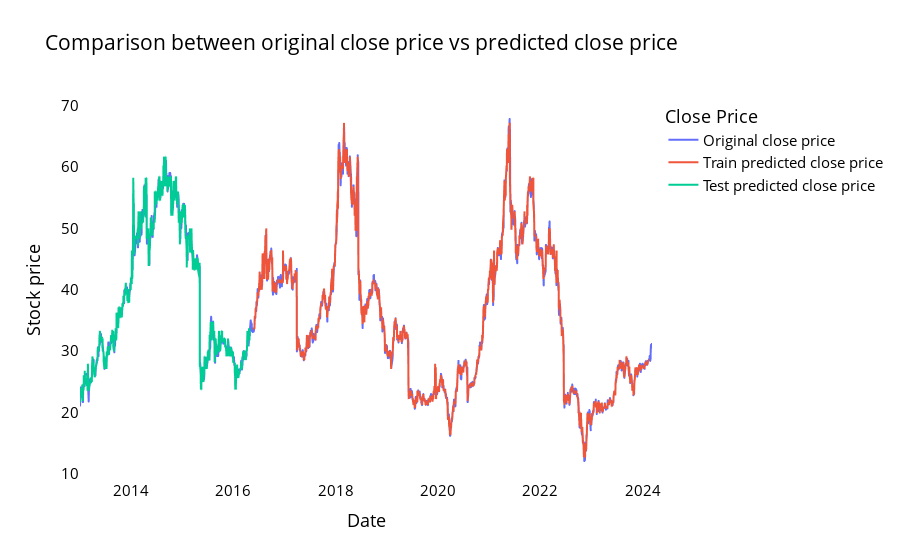

The notebook cell saved with this chart:
### Code cell
# Prediction
train_predict_hpg = final_regressor_hpg.predict(X_train_hpg)
test_predict_hpg = final_regressor_hpg.predict(X_test_hpg)

# Transform back to the original form
train_predict_hpg = scaler_hpg.inverse_transform(train_predict_hpg.reshape(-1, 1))
test_predict_hpg = scaler_hpg.inverse_transform(test_predict_hpg.reshape(-1, 1))
original_ytrain_hpg = scaler_hpg.inverse_transform(y_train_hpg.reshape(-1, 1))
original_ytest_hpg = scaler_hpg.inverse_transform(y_test_hpg.reshape(-1, 1))

# Evaluation metrics
print("Train data RMSE: ", math.sqrt(mean_squared_error(original_ytrain_hpg, train_predict_hpg)))
print("Test data RMSE: ", math.sqrt(mean_squared_error(original_ytest_hpg, test_predict_hpg)))

# Plotting
trainPredictPlot = np.empty_like(closedf_HPG2)
trainPredictPlot[:, :] = np.nan
trainPredictPlot[time_step:len(train_predict_hpg) + time_step, :] = train_predict_hpg

testPredictPlot = np.empty_like(closedf_HPG2)
testPredictPlot[:, :] = np.nan
testPredictPlot[len(train_predict_hpg) + (time_step * 2) + 1:len(closedf_HPG2) - 1, :] = test_predict_hpg

names = cycle(['Original close price', 'Train predicted close price', 'Test predicted close price'])

plotdf = pd.DataFrame({
    'Ngày giao dịch': closedf_HPG2_stock['Ngày giao dịch'],
    'Giá đóng cửa': closedf_HPG2_stock['Giá đóng cửa'],
    'train_predicted_close': trainPredictPlot.reshape(1, -1)[0].tolist(),
    'test_predicted_close': testPredictPlot.reshape(1, -1)[0].tolist()
})

plot = px.line(plotdf, x='Ngày giao dịch', y=['Giá đóng cửa', 'train_predicted_close', 'test_predicted_close'],
               labels={'value': 'Stock price', 'Ngày giao dịch': 'Date'},
               title='Comparison between original close price vs predicted close price')

plot.for_each_trace(lambda t: t.update(name=next(names)))

plot.update_layout(plot_bgcolor='white', font_size=15, font_color='black', legend_title_text='Close Price')
plot.update_xaxes(showgrid=False)
plot.update_yaxes(showgrid=False)
plot.show()

### Figure 1 — Plotly figure (JSON) as saved in the notebook; plotly's stock layout.template omitted (floating-point values rounded to 4 significant figures; data arrays with more than 128 entries replaced by an {"elided": "..."} marker saying what was removed)
{"data": [{"hovertemplate": "variable=Giá đóng cửa<br>Date=%{x}<br>Stock price=%{y}<extra></extra>", "legendgroup": "Giá đóng cửa", "line": {"color": "#636efa", "dash": "solid"}, "marker": {"symbol": "circle"}, "mode": "lines", "name": "Original close price", "showlegend": true, "type": "scattergl", "x": {"elided": "2786 str values"}, "xaxis": "x", "y": {"elided": "2786 float values"}, "yaxis": "y"}, {"hovertemplate": "variable=train_predicted_close<br>Date=%{x}<br>Stock price=%{y}<extra></extra>", "legendgroup": "train_predicted_close", "line": {"color": "#EF553B", "dash": "solid"}, "marker": {"symbol": "circle"}, "mode": "lines", "name": "Train predicted close price", "showlegend": true, "type": "scattergl", "x": {"elided": "2786 str values"}, "xaxis": "x", "y": {"elided": "2786 float values"}, "yaxis": "y"}, {"hovertemplate": "variable=test_predicted_close<br>Date=%{x}<br>Stock price=%{y}<extra></extra>", "legendgroup": "test_predicted_close", "line": {"color": "#00cc96", "dash": "solid"}, "marker": {"symbol": "circle"}, "mode": "lines", "name": "Test predicted close price", "showlegend": true, "type": "scattergl", "x": {"elided": "2786 str values"}, "xaxis": "x", "y": {"elided": "2786 float values"}, "yaxis": "y"}], "layout": {"font": {"color": "black", "size": 15}, "legend": {"title": {"text": "Close Price"}, "tracegroupgap": 0}, "plot_bgcolor": "white", "title": {"text": "Comparison between original close price vs predicted close price"}, "xaxis": {"anchor": "y", "domain": [0, 1], "showgrid": false, "title": {"text": "Date"}}, "yaxis": {"anchor": "x", "domain": [0, 1], "showgrid": false, "title": {"text": "Stock price"}}}}
